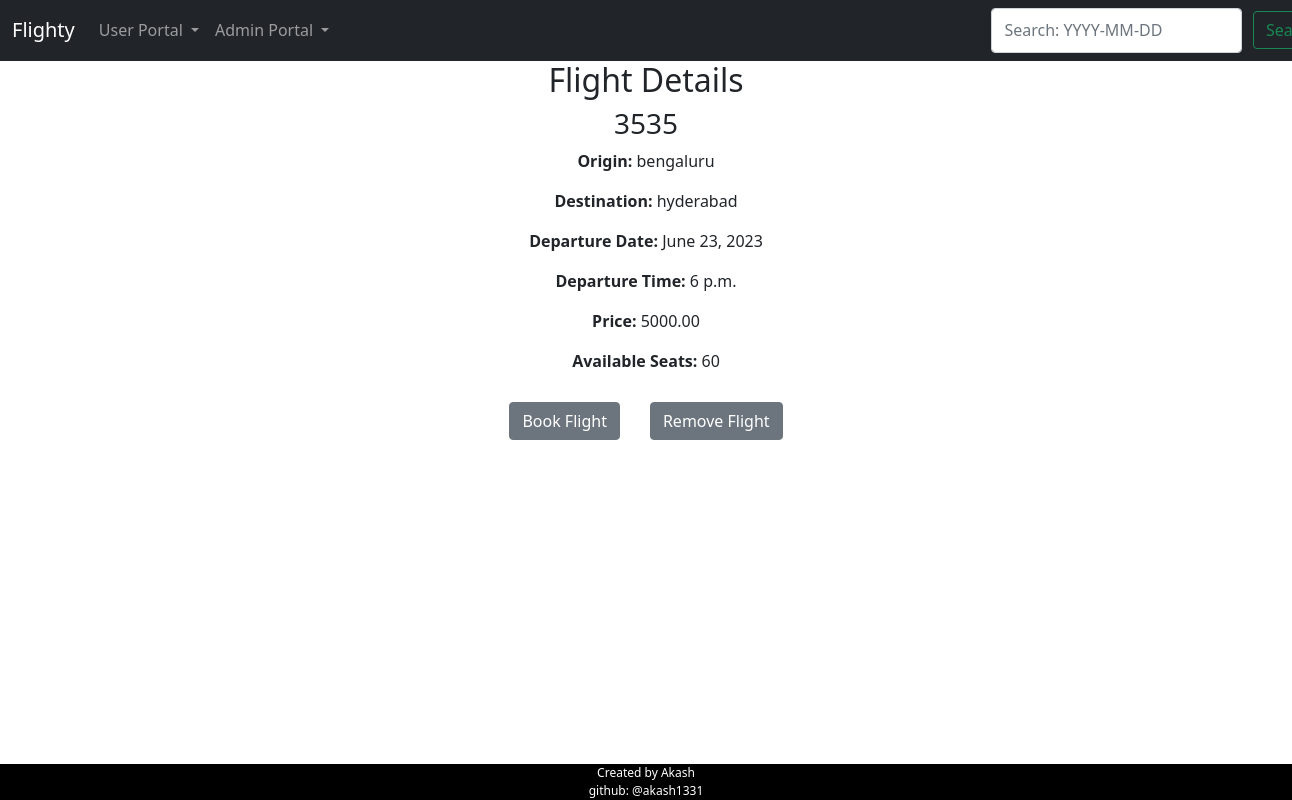
The page /user/flight/4/ (signed in) on the database its author committed.
### ftb/models.py (models this page shows, shortened)
class Flight(models.Model):
    flight_number = models.CharField(max_length=10,null=True)
    flight_name = models.CharField(max_length=100,null=True)
    origin = models.CharField(max_length=100,null=True)
    destination = models.CharField(max_length=100,null=True)
    departure_date = models.DateField()
    departure_time = models.TimeField(null=True)
    price = models.DecimalField(max_digits=10, decimal_places=2,null=True)
    available_seats = models.IntegerField(default=60)

### ftb/views.py (the view)
# urls.py: path('user/flight/<int:flight_id>/', flight_details, name='flight_details'),
@login_required
def flight_details(request, flight_id):
    flight = Flight.objects.get(pk=flight_id)
    return render(request, 'booking/flight_details.html', {'flight': flight})

### ftb/templates/booking/flight_details.html (shortened to what this page needs)
<!DOCTYPE html>
{% extends 'booking/base.html' %}
  {% block content %}
  <h2>Flight Details</h2>
  <h3>{{ flight.flight_number }}</h3>
  <p><b>Origin:</b> {{ flight.origin }}</p>
  <p><b>Destination:</b> {{ flight.destination }}</p>
  <p><b>Departure Date:</b> {{ flight.departure_date }}</p>
  <p><b>Departure Time:</b> {{ flight.departure_time }}</p>
  <p><b>Price:</b> {{ flight.price }}</p>
  <p><b>Available Seats:</b> {{ flight.available_seats }}</p>
  {% if user.is_authenticated %}
  <button type="button" class="btn btn-secondary">
    <a href="{% url 'ftb:book_flight' flight.id %}">Book Flight</a>
  </button>
  {% endif %}
  {% if user.is_superuser %}
  <button type="button" class="btn btn-secondary">
    <a href="{% url 'ftb:admin_remove_flight' flight.id %}">Remove Flight</a>
  </button>
  {% endif %}
{% endblock %}

### ftb/templates/booking/base.html (style rules this page uses)
html { height: 100%; }
body { text-align: center; align-items: center; padding: 0px; margin: 0px; background: white; }
a { color: white; text-decoration: none; }
button { margin: 1%; }

### rows shown on the page
Flight: flight_number "3535", origin "bengaluru", destination "hyderabad", departure_date "June 23, 2023", departure_time "6 p.m.", price "5000.00", available_seats "60"
